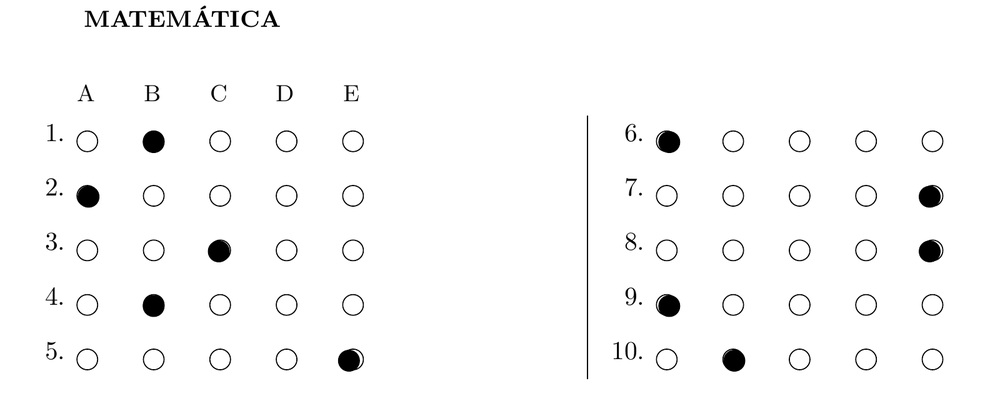
#> input picture AI/gabarito_answered/math_gabarito.png, 1000 x 406 px, shrunk from 1600 x 650 before the run
$ python readpng.py
#> lines starting #> are read from the running program, lines starting #| are printed output that depends on the picture; after the words box and inside, x2 and y2 are one past the last pixel; in counts of white or black regions, pixels touching at a corner belong together
from PIL import Image
import cv2
import easyocr
import numpy as np

img = cv2.imread("math_gabarito.png", cv2.IMREAD_GRAYSCALE)
#> img is the input picture: shape (406, 1000); min 0, max 255, mean 249

# Threshold image to get black areas
_, thresh = cv2.threshold(img, 50, 255, cv2.THRESH_BINARY_INV)
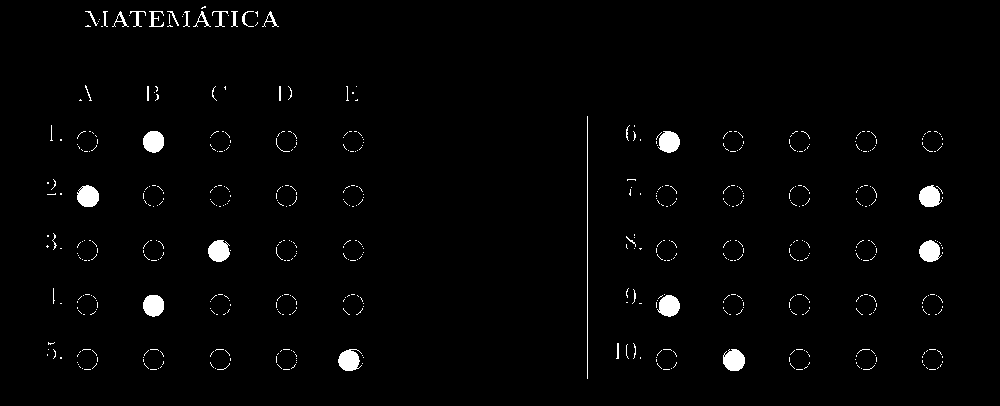
#> thresh: shape (406, 1000); 1.7% white; 578 white regions (545 under 20 px), largest, box (x1, y1, x2, y2) and area: (723, 349, 745, 371) 379, (77, 185, 99, 207) 378, (338, 349, 362, 371) 374
# THRESH_BINARY_INV because black circles will become white

# Optional: remove small noise
kernel = np.ones((3,3), np.uint8)
thresh = cv2.morphologyEx(thresh, cv2.MORPH_OPEN, kernel)
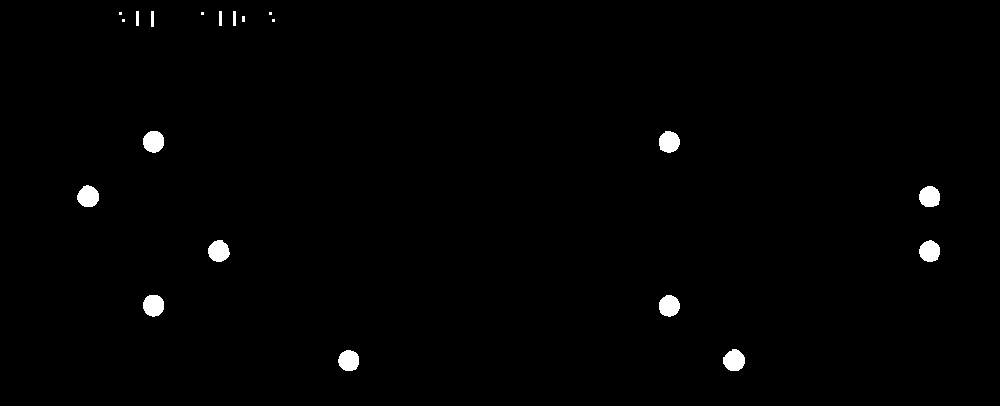
#> thresh: shape (406, 1000); 0.96% white; 20 white regions (6 under 20 px)

# Find contours
contours, _ = cv2.findContours(thresh, cv2.RETR_EXTERNAL, cv2.CHAIN_APPROX_SIMPLE)
#> contours = 20 contours, 6 with area under 20; largest, box (x1, y1, x2, y2) and area: (143, 295, 164, 317) 342, (77, 185, 99, 207) 340, (143, 131, 164, 153) 340, (723, 349, 745, 371) 339, (208, 240, 230, 262) 336

# Filter for circular shapes
circles = []
for cnt in contours:
    area = cv2.contourArea(cnt)
    if area < 10:  # ignore tiny spots
        continue
    perimeter = cv2.arcLength(cnt, True)
    if perimeter == 0:
        continue
    circularity = 4 * np.pi * (area / (perimeter * perimeter))
    if 0.7 < circularity <= 1.2:  # 1.0 is a perfect circle
        (x, y), radius = cv2.minEnclosingCircle(cnt)
        if radius > 12:
            circles.append((int(x), int(y), int(radius)))
#> this loop made 20 passes
#> (area, perimeter, circularity, x, y, radius) on passes 1 to 10: (323.5, 67.7, 0.887, 348.6, 360.4, 10.72), (339, 69.94, 0.871, 733.6, 359.8, 11.08), (330.5, 68.53, 0.884, 668.5, 305.5, 10.76), (342, 69.11, 0.9, 153, 305.2, 10.99), (327.5, 68.53, 0.876, 929.7, 250.9, 10.95), (335.5, 69.36, 0.876, 218.5, 250.5, 11.03), (328.5, 68.87, 0.87, 929.5, 196.8, 11.13), (340.5, 69.36, 0.89, 87.67, 196, 11.09), (331.5, 69.7, 0.858, 668.2, 141.6, 11.07), (340.5, 68.53, 0.911, 153.3, 141.2, 10.9)
#> (cnt, area, perimeter, circularity) on passes 17 to 20: ([[233, 11], [233, 25], [235, 25], [235, 11]], 28, 32, 0.344), ([[219, 11], [219, 25], [221, 25], [221, 11]], 28, 32, 0.344), ([[151, 11], [151, 26], [153, 26], [153, 11]], 30, 34, 0.326), ([[136, 11], [136, 25], [138, 25], [138, 11]], 28, 32, 0.344)
#> after the loop, circles = []

print(f"Detected {len(circles)} black circles:")
#| Detected 0 black circles:
for c in circles:
    print(f"Center: ({c[0]}, {c[1]}), Radius: {c[2]}")
#> this loop made 0 passes

# Optional: draw detected circles
img_color = cv2.cvtColor(img, cv2.COLOR_GRAY2BGR)
for x, y, r in circles:
    cv2.circle(img_color, (x, y), r, (0, 0, 255), 2)

#cv2.imshow("Detected Circles", img_color)
cv2.waitKey(0)
cv2.destroyAllWindows()

$ run again, with AI/gabarito_answered/pagina_1.png copied over AI/gabarito_answered/math_gabarito.png
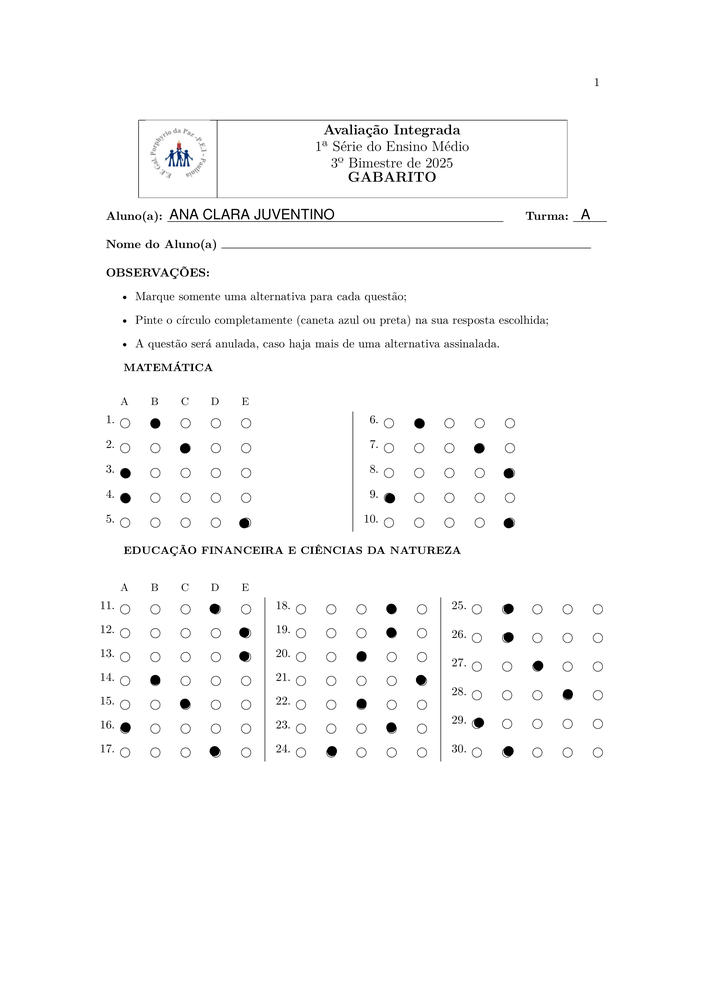
#> input picture AI/gabarito_answered/pagina_1.png, 706 x 999 px, shrunk from 2481 x 3508 before the run
#> `_, thresh = cv2.threshold(img, 50, 255, cv2.THRESH_BINARY_INV)`:
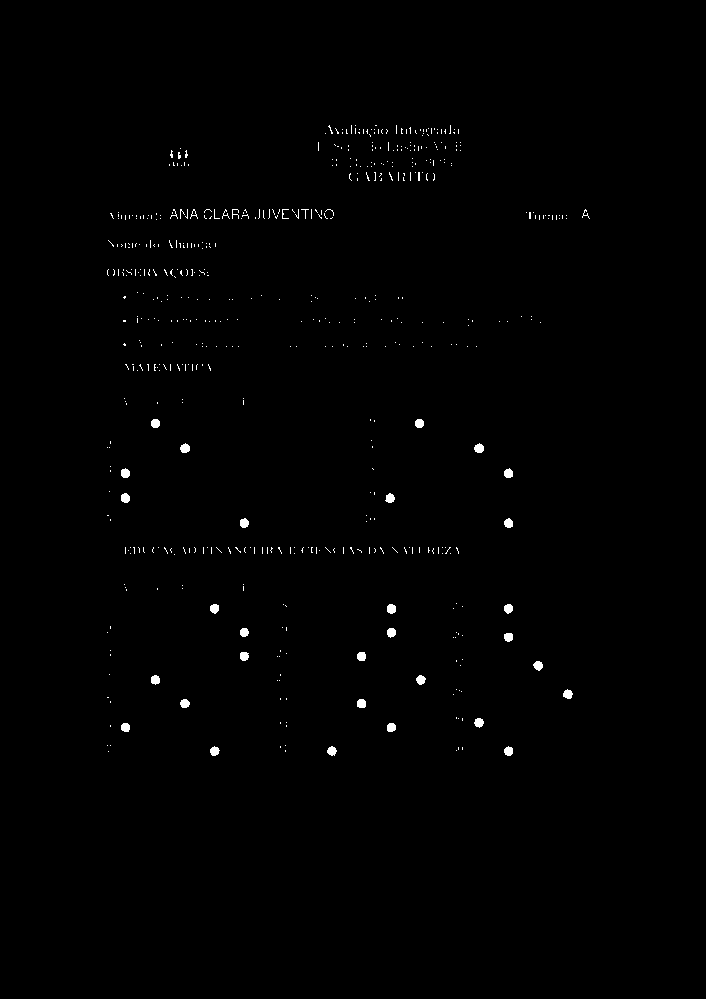
#> thresh: shape (999, 706); 0.56% white; 563 white regions (527 under 20 px), largest, box (x1, y1, x2, y2) and area: (180, 443, 190, 453) 75, (474, 443, 484, 453) 75, (387, 604, 396, 614) 75
#> `thresh = cv2.morphologyEx(thresh, cv2.MORPH_OPEN, kernel)`:
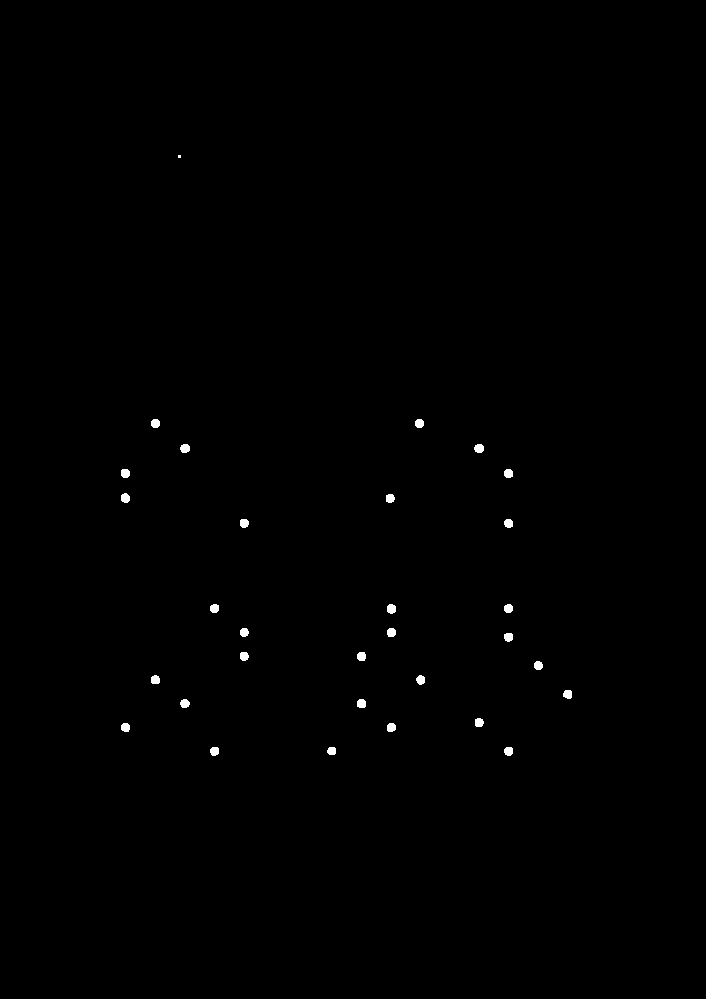
#> thresh: shape (999, 706); 0.3% white; 31 white regions (1 under 20 px)
#> contours = 31 contours, 1 with area under 20; largest, box (x1, y1, x2, y2) and area: (387, 604, 396, 614) 61, (474, 444, 484, 453) 60, (180, 444, 190, 453) 60, (121, 493, 130, 503) 60, (357, 699, 366, 708) 58
#> the loop `for cnt in contours:` made 31 passes
#> (area, perimeter, circularity, x, y, radius) on passes 1 to 8: (55.5, 27.9, 0.896, 508.3, 750.7, 4.62), (50, 26.49, 0.896, 331.2, 750.5, 4.51), (55.5, 27.9, 0.896, 214.3, 750.9, 4.72), (56.5, 27.9, 0.912, 390.8, 727.2, 4.73), (55.5, 27.9, 0.896, 125.2, 727.2, 4.73), (55, 28.49, 0.852, 478.5, 722.1, 4.66), (58, 28.49, 0.898, 361, 703.4, 4.79), (56.5, 28.73, 0.86, 184.5, 703.1, 4.64)
#> after the loop `for cnt in contours:`: circles = []
#| Detected 0 black circles:
